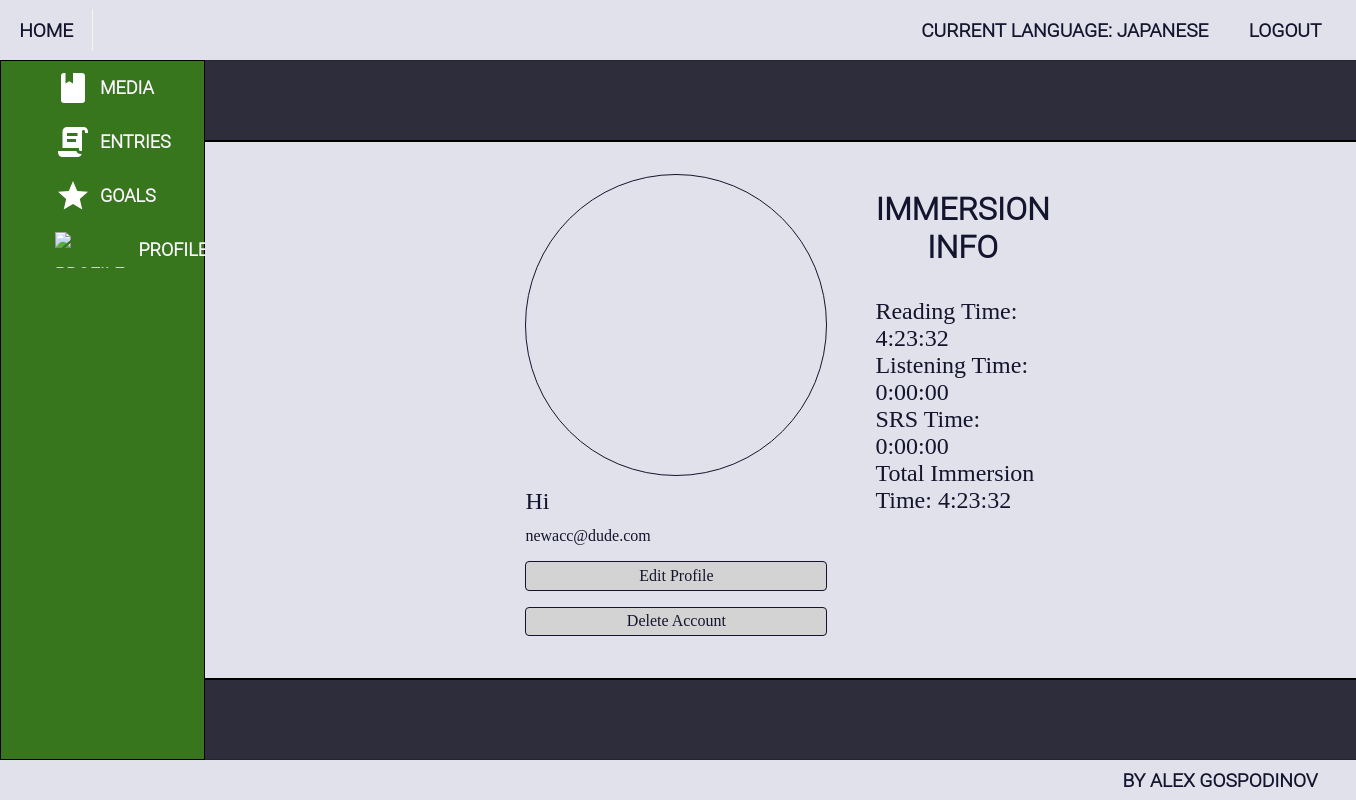
The page /accounts/profile/1/details/ (signed in) on the database as committed earlier.
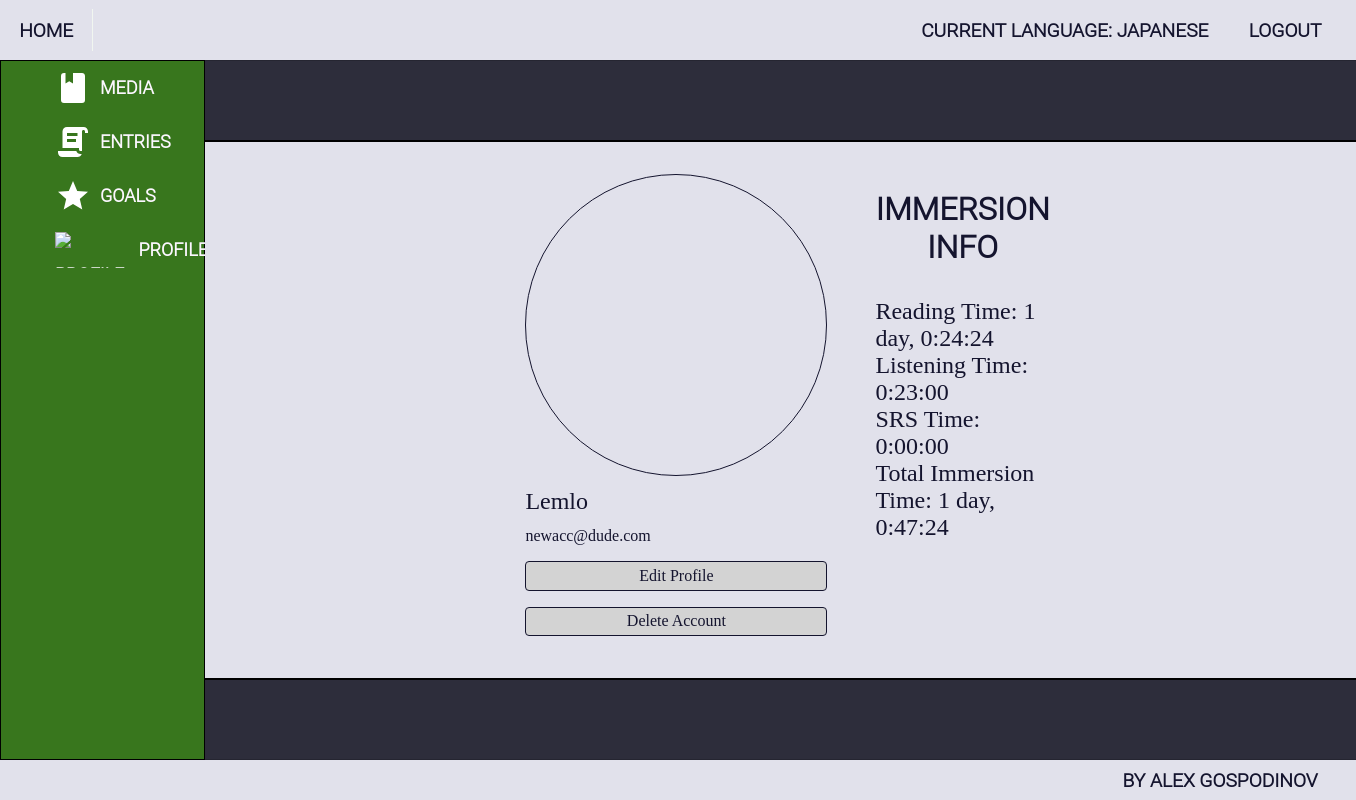
The same page on the database as committed later.
### ImmersionTracker/accounts/models.py (models this page shows, shortened)
class ImmersionTrackerUser(auth_models.AbstractBaseUser, auth_models.PermissionsMixin):
    MAX_EMAIL_LENGTH = 150
    MAX_FIRST_NAME_LENGTH = 150
    MAX_LAST_NAME_LENGTH = 150
    email = models.EmailField(
        _("email address"),
        max_length=MAX_EMAIL_LENGTH,
        unique=True,
        error_messages={
            "unique": _("A user with that email already exists."),
        },
    )
    first_name = models.CharField(_("first name"), max_length=MAX_FIRST_NAME_LENGTH, blank=True)
    last_name = models.CharField(_("last name"), max_length=MAX_LAST_NAME_LENGTH, blank=True)
    is_staff = models.BooleanField(
        _("staff status"),
        default=False,
        help_text=_("Designates whether the user can log into this admin site."),
    )
    is_active = models.BooleanField(
        _("active"),
        default=True,
        help_text=_(
            "Designates whether this user should be treated as active. "
            "Unselect this instead of deleting accounts."
        ),
    )
    date_joined = models.DateTimeField(_("date joined"), default=timezone.now)
    object = ImmersionTrackerUserManager()
    USERNAME_FIELD = 'email'

class Profile(models.Model):
    NICKNAME_MAX_LENGTH = 20
    nickname = models.CharField(
        max_length=NICKNAME_MAX_LENGTH,
        blank=True,
        null=True,
    )
    current_language = models.ForeignKey('languages.Language', on_delete=models.SET_NULL, blank=True, null=True)
    user = models.OneToOneField(
        ImmersionTrackerUser,
        on_delete=models.CASCADE,
        related_name='profile',
        primary_key=True,
    )
    @property
    def reading_time(self):
        return self.current_language.reading_time
    @property
    def listening_time(self):
        return self.current_language.listening_time
    def srs_time(self):
        return self.current_language.srs_time
    @property
    def immersion_time(self):
        return self.reading_time + self.listening_time

### ImmersionTracker/languages/models.py (models this page shows, shortened)
class Language(HasOwnerProfile, models.Model):
    LANGUAGE_NAME_MAX_LENGTH = 20
    name = models.CharField(
        max_length=LANGUAGE_NAME_MAX_LENGTH,
        null=False,
        blank=False,
    )
    @property
    def reading_time(self):
        return sum((entry.time_length for entry in self.readingentry_set.all()), datetime.timedelta())
    @property
    def listening_time(self):
        return sum((entry.time_length for entry in self.listeningentry_set.all()), datetime.timedelta())
    @property
    def srs_time(self):
        return sum((entry.time_length for entry in self.srsentry_set.all()), datetime.timedelta())

### ImmersionTracker/immersion_entries/models.py (models this page shows, shortened)
class BaseEntry(HasOwnerProfile, HasLanguage, models.Model):
    time_length = models.DurationField()
    created_on = models.DateField(
        auto_now_add=True,
    )
    edited_on = models.DateField(
        auto_now=True,
    )
    class Meta:
        abstract = True

class ReadingEntry(BaseEntry):
    char_length = models.IntegerField(
        default=None,
        null=True,
        blank=True,
    )
    media = models.ForeignKey(
        ReadingMedia,
        on_delete=models.DO_NOTHING,
        related_name='entries',
    )

class ListeningEntry(BaseEntry):
    media = models.ForeignKey(
        ListeningMedia,
        on_delete=models.DO_NOTHING,
        related_name='entries',
    )

### ImmersionTracker/accounts/views.py (the view)
# urls.py: path('<int:pk>/details/', ProfileDetailsView.as_view(), name='profile_details'),
class ProfileDetailsView(LoginRequiredMixin, views.DetailView):
    queryset = Profile.objects.all()
    template_name = 'accounts/profile_details.html'

### templates/accounts/profile_details.html
{% extends 'base.html' %}
{% block main_content %}
    <div class="profile-wrapper">
        <div class="profile-picture-and-nickname">
            <div class="profile-picture">
            </div>
            <div class="nickname-display">
                {{ object.nickname }}
            </div>
            <div class="email-display">
                {{ request.user.email }}
            </div>
            <a href="{% url 'profile_edit' pk=object.pk %}" class="edit-profile-btn">Edit Profile</a>
            <a href="{% url 'account_delete' pk=object.pk %}" class="edit-profile-btn">Delete Account</a>
        </div>
        <div class="profile-details-and-options">
            <div class="profile-details">
                <div class="immersion-info">
                    <div class="immersion-info-label"> IMMERSION INFO</div>
                    {% if request.user.profile.current_language %}
                        <div class="profile-details-value">Reading Time: {{ object.reading_time }}</div>
                        <div class="profile-details-value">Listening Time: {{ object.listening_time }}</div>
                        <div class="profile-details-value">SRS Time: {{ object.srs_time }}</div>
                        <div class="profile-details-value">Total Immersion Time: {{ object.immersion_time }}</div>
                    {% else %}
                        <div class="new-current-language-message">No current language set, no info to display</div>
                    {% endif %}
                </div>
            </div>
        </div>
    </div>
{% endblock %}

### templates/base.html (shortened to what this page needs)
{% load static %}
<!DOCTYPE html>
<html lang="en">
<head>
    <link rel="stylesheet" href="{% static 'style/style.css' %}">
</head>
<body>
    <header>
        <div class="go-to-index-btn">
            <a href="{% url 'index' %}"> Home </a>
        </div>
        <div class="navigation">
            <ul class="header-nav logout-and-language">
                {% if request.user.is_authenticated %}
                    <li><a href="{% url 'languages_index' %}">Current Language:
                        {% if request.user.profile.current_language %}
                            {{ request.user.profile.current_language.name }}
                        {% else %}
                            None
                        {% endif %}
                        </a>
                    </li>
                    <li><a href="{% url 'logout' %}"> Logout </a></li>
                {% else %}
                    <li><a href="{% url 'login' %}"> Log In </a></li>
                    <li><a href="{% url 'register_account' %}"> Register </a></li>
                {% endif %}
            </ul>
        </div>
    </header>
    <div class="base-wrapper">
    <div class="sidebar">
        <ul class="sidebar-buttons">
            {% if request.user.is_authenticated %}
                <li class="sidebar-button">
                    <div class="sidebar-button-wrapper">
                        <img class="sidebar-icon" src="{% static 'icons/media.svg' %}" alt="media-icon">
                        <div class="sidebar-button-link">
                            <a href="{% url 'all_media' %}">media</a>
                        </div>
                    </div>
                </li>
                <li class="sidebar-button">
                    <div class="sidebar-button-wrapper">
                        <img class="sidebar-icon" src="{% static 'icons/entry_text.svg' %}" alt="entry-icon">
                        <div class="sidebar-button-link">
                            <a href="{% url 'all_entries' %}">entries</a>
                        </div>
                    </div>
                </li>
                <li class="sidebar-button">
                    <div class="sidebar-button-wrapper">
                        <img class="sidebar-icon" src="{% static 'icons/goal.svg' %}" alt="goal-icon">
                        <div class="sidebar-button-link">
                            <a href="{% url 'all_goals' %}">goals</a>
                        </div>
                    </div>
                </li>
                <li class="sidebar-button">
                    <div class="sidebar-button-wrapper">
                        <img class="sidebar-icon" src="{% static 'icons/profile.svg' %}" alt="profile-icon">
                        <div class="sidebar-button-link">
                            <a href="{% url 'profile_details' pk=request.user.id %}">profile</a>
                        </div>
                    </div>
                </li>
            {% endif %}
        </ul>
    </div>
        {% block main_content %}
        {% endblock %}
    </div>
    <footer class="footer">
        <p class="credit">By Alex Gospodinov</p>
    </footer>
</body>
</html>

### staticfiles/style/main.css (style rules this page uses)
body { background-color: #2d2d3b; color: #FCF7FF; height: 100vh; margin: 0; padding: 0; display: flex; flex-direction: column; }
a { color: inherit; text-decoration: none; }
.base-wrapper { flex: 1; display: flex; }
html { overflow: hidden; }

### staticfiles/style/header_footer_and_sidebar.css (style rules this page uses)
header, footer { background-color: #e1e1eb; color: #14142e; font-size: larger; font-family: "Roboto Light", sans-serif; font-weight: bold; text-transform: uppercase; height: 60px; box-shadow: 1px 0 1px black; display: flex; flex-direction: row; align-items: center; }
.footer { height: 40px; justify-content: end; padding-right: 2em; }
.navigation { display: flex; flex-direction: row; justify-content: end; flex: 1; }
.header-nav { margin: 1em 0 1em 0; padding: 0 1em 0 1em; list-style-type: none; display: flex; flex-direction: row; gap: 0.5em; }
.header-nav > li { padding: 0.5em 0.8em 0.5em 0.8em }
.go-to-index-btn { flex: 0; padding: 0.5em 1em 0.5em 1em; margin-right: 0.5em; border-right: 0.1em solid #f1f6f0; }
.sidebar { width: 15%; flex-shrink: 0; background-color: #38761d; border: 1px solid black; font-size: large; font-family: "Roboto Light", sans-serif; font-weight: bold; }
.sidebar > ul { list-style-type: none; text-transform: uppercase; }
.sidebar-button-wrapper { display: flex; align-items: center; gap: 0.5em; }
.sidebar-button-wrapper > img { box-sizing: border-box; height: 2em; padding-left: 3em; }
.sidebar-button { width: 100%; height: 3em; line-height: 3em; text-align: center; }
ul { padding: 0; margin: 0; }

### staticfiles/style/profile_details.css (style rules this page uses)
.profile-wrapper { width: 100%; display: flex; flex-direction: row; gap: 3em; flex: 1; justify-content: space-between; background-color: #e1e1eb; color: #14142e; border-top: 2px solid black; border-bottom: 2px solid black; margin: 5em 0 5em 0; padding: 2em 20em 0 20em; }
.profile-picture { width: 300px; height: 300px; border-radius: 50%; border: 1px solid #14142e; }
.nickname-display { flex: 1; font-size: x-large; padding: 0.5em 0 0.5em 0; }
.edit-profile-btn { display: block; padding: 0.3em 1em; margin-top: 1em; border: 1px solid #14142e; border-radius: 4px; background: lightgray; text-align: center; }
.profile-details-and-options { flex: 1; }
.immersion-info-label { padding: 0.5em 0 1em 0; font-size: 2em; font-family: "Roboto Light", sans-serif; font-weight: bold; text-align: center; }
.profile-details-value { font-size: 1.5em; }

Rows that differ between the two databases and show on the page:
changed Profile: nickname "Hi" → "Lemlo"; reading_time "4:23:32" → "1 day, 0:24:24"; listening_time "0:00:00" → "0:23:00"; immersion_time "4:23:32" → "1 day, 0:47:24"
